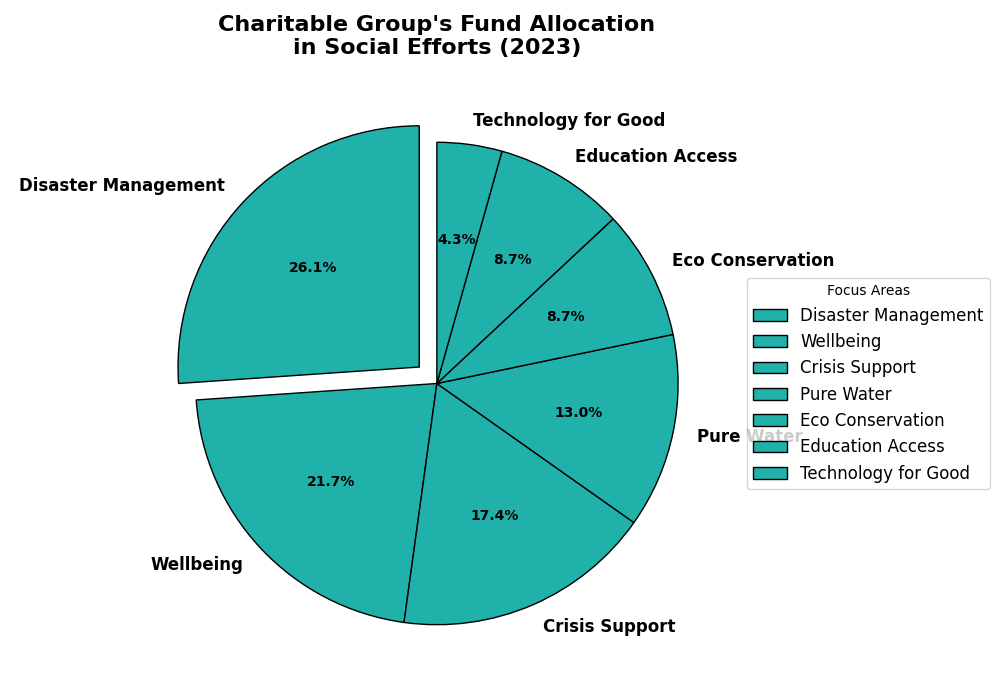

Write the Python code that produced this figure.
import matplotlib.pyplot as plt

initiatives = ['Disaster Management', 'Wellbeing', 'Crisis Support', 'Pure Water', 'Eco Conservation', 'Education Access', 'Technology for Good']
investment_percentages = [30, 25, 20, 15, 10, 10, 5]

# Apply a single color for all initiatives
color = '#20B2AA'

# Highlight the 'Disaster Management' sector by exploding it slightly
explode = (0.1, 0, 0, 0, 0, 0, 0)

plt.figure(figsize=(10, 7))
wedges, texts, autotexts = plt.pie(
    investment_percentages, 
    labels=initiatives, 
    autopct='%1.1f%%', 
    startangle=90, 
    colors=[color] * len(initiatives),  # Use the same color for all slices
    explode=explode,
    wedgeprops={'edgecolor': 'black'}
)

for text in texts:
    text.set_fontsize(12)
    text.set_weight('bold')
for autotext in autotexts:
    autotext.set_fontsize(10)
    autotext.set_weight('bold')
    autotext.set_color('black')

plt.title("Charitable Group's Fund Allocation\nin Social Efforts (2023)", fontsize=16, fontweight='bold', pad=20)

plt.legend(wedges, initiatives, title="Focus Areas", loc='center left', bbox_to_anchor=(1, 0, 0.5, 1), fontsize=12)

plt.tight_layout()

plt.show()
